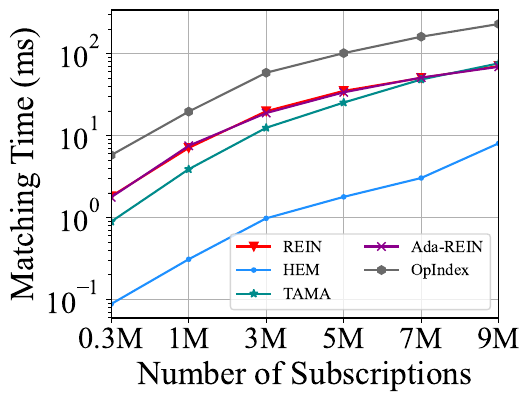

Python code for this plot:
import matplotlib
import matplotlib.pyplot as plt
import numpy as np
from matplotlib import rc
from matplotlib.pyplot import MultipleLocator

rc('mathtext', default='regular')

plt.rcParams['axes.unicode_minus'] = False
plt.rcParams['font.family'] = ['Times New Roman']  #
Name = ["REIN", "HEM", "Simple", "TAMA", "Ada-REIN", "OpIndex"]
x = ["0.3M", "1M", "3M", "5M", "7M", "9M"]

Rein = [1.820763, 7.085707, 19.885283, 35.199368, 50.704338, 70.720695]
HEM = [0.088271, 0.310228, 0.980195, 1.790819, 3.043679, 8.06583]
TAMA = [0.892801, 3.896153, 12.482383, 25.350876, 48.453852, 76.326296]
AdaRein = [1.771185, 7.530486, 18.873681, 33.771292, 51.144931, 69.162622]
OpIndex = [5.785857, 19.654474, 58.63391, 101.669787, 161.303878, 230.510626]

lsize = 24

fig = plt.figure(figsize=(5, 4))
ax = fig.add_subplot(111)
ax.set_xlabel('Number of Subscriptions', fontsize=lsize)
ax.set_ylabel('Matching Time (ms)', fontsize=lsize)
# plt.xticks(range(0,10))
ax.plot(x, Rein, marker='v', color='r', label=Name[0])
ax.plot(x, HEM, marker='.', color='DODGERBLUE', label=Name[1])
# ax.plot(x, Simple, marker='D', color='deepskyblue', label=Name[2]) #
ax.plot(x, TAMA, marker='*', color='DarkCyan', label=Name[3])
ax.plot(x, AdaRein, marker='x', color='DarkMagenta', label=Name[4])
ax.plot(x, OpIndex, marker='h', color='DimGray', label=Name[5])  #   slategray

ax.legend(fontsize=12, ncol=2,
          loc='lower right')  #fontsize=10 loc=(1.36/5,0.05/5),
ax.grid()
ax.set_xlim(0, 5)
ax.set_xticks([0, 1, 2, 3, 4, 5])
ax.set_xticklabels(x)
ax.set_yscale("log")
# ax.set_yticks([0,2,8,32,128,256])
# ax.set_yticklabels(['-1', '0', '1'])
ax.set_zorder(0)
plt.tick_params(labelsize=22)
gcf = plt.gcf()
plt.show()
gcf.savefig('./exp5_n.pdf', format='pdf', bbox_inches='tight')
